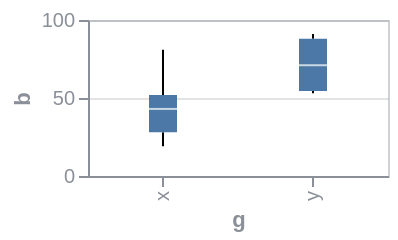

Source (Vega-Lite JSON):
### Vega specification from a JSON file in a GitHub repository (floating-point values rounded to 4 significant figures)
{"$schema": "https://vega.github.io/schema/vega/v6.json", "background": null, "padding": 5, "width": 150, "height": 78, "style": "cell", "data": [{"name": "source_0", "values": [{"a": "A", "b": 28, "c": 5, "g": "x"}, {"a": "B", "b": 55, "c": 9, "g": "y"}, {"a": "C", "b": 43, "c": 2, "g": "x"}, {"a": "D", "b": 91, "c": 7, "g": "y"}, {"a": "E", "b": 81, "c": 4, "g": "x"}, {"a": "F", "b": 53, "c": 6, "g": "y"}, {"a": "G", "b": 19, "c": 8, "g": "x"}, {"a": "H", "b": 87, "c": 1, "g": "y"}, {"a": "I", "b": 52, "c": 3, "g": "x"}]}, {"name": "data_1", "source": "source_0", "transform": [{"type": "joinaggregate", "as": ["lower_box_b", "upper_box_b"], "ops": ["q1", "q3"], "fields": ["b", "b"], "groupby": ["g"]}]}, {"name": "data_2", "source": "data_1", "transform": [{"type": "filter", "expr": "(datum['b'] < datum['lower_box_b'] - 1.5 * (datum['upper_box_b'] - datum['lower_box_b'])) || (datum['b'] > datum['upper_box_b'] + 1.5 * (datum['upper_box_b'] - datum['lower_box_b']))"}, {"type": "filter", "expr": "isValid(datum[\"b\"]) && isFinite(+datum[\"b\"])"}]}, {"name": "data_3", "source": "data_1", "transform": [{"type": "filter", "expr": "(datum['lower_box_b'] - 1.5 * (datum['upper_box_b'] - datum['lower_box_b']) <= datum['b']) && (datum['b'] <= datum['upper_box_b'] + 1.5 * (datum['upper_box_b'] - datum['lower_box_b']))"}, {"type": "aggregate", "groupby": ["g"], "ops": ["min", "max", "min", "max"], "fields": ["b", "b", "lower_box_b", "upper_box_b"], "as": ["lower_whisker_b", "upper_whisker_b", "lower_box_b", "upper_box_b"]}]}, {"name": "data_4", "source": "data_3", "transform": [{"type": "filter", "expr": "isValid(datum[\"lower_whisker_b\"]) && isFinite(+datum[\"lower_whisker_b\"])"}]}, {"name": "data_5", "source": "data_3", "transform": [{"type": "filter", "expr": "isValid(datum[\"upper_box_b\"]) && isFinite(+datum[\"upper_box_b\"])"}]}, {"name": "data_6", "source": "source_0", "transform": [{"type": "aggregate", "groupby": ["g"], "ops": ["q1", "q3", "median", "min", "max"], "fields": ["b", "b", "b", "b", "b"], "as": ["lower_box_b", "upper_box_b", "mid_box_b", "min_b", "max_b"]}]}, {"name": "data_7", "source": "data_6", "transform": [{"type": "filter", "expr": "isValid(datum[\"lower_box_b\"]) && isFinite(+datum[\"lower_box_b\"])"}]}, {"name": "data_8", "source": "data_6", "transform": [{"type": "filter", "expr": "isValid(datum[\"mid_box_b\"]) && isFinite(+datum[\"mid_box_b\"])"}]}], "marks": [{"name": "layer_0_layer_0_marks", "type": "symbol", "style": ["point", "boxplot-outliers"], "from": {"data": "data_2"}, "encode": {"update": {"opacity": {"value": 0.7}, "fill": {"value": "transparent"}, "stroke": {"value": "#4c78a8"}, "ariaRoleDescription": {"value": "point"}, "description": {"signal": "\"g: \" + (isValid(datum[\"g\"]) ? isArray(datum[\"g\"]) ? join(datum[\"g\"], ' ') : datum[\"g\"] : \"\"+datum[\"g\"]) + \"; b: \" + (format(datum[\"b\"], \"\"))"}, "x": {"scale": "x", "field": "g", "band": 0.5}, "y": {"scale": "y", "field": "b"}}}}, {"name": "layer_0_layer_1_layer_0_marks", "type": "rule", "style": ["rule", "boxplot-rule"], "aria": false, "from": {"data": "data_4"}, "encode": {"update": {"stroke": {"value": "black"}, "tooltip": {"signal": "{\"Upper Whisker of b\": format(datum[\"upper_whisker_b\"], \"\"), \"Lower Whisker of b\": format(datum[\"lower_whisker_b\"], \"\"), \"g\": isValid(datum[\"g\"]) ? isArray(datum[\"g\"]) ? join(datum[\"g\"], '\\n') : datum[\"g\"] : \"\"+datum[\"g\"]}"}, "x": {"scale": "x", "field": "g", "band": 0.5}, "y": {"scale": "y", "field": "lower_whisker_b"}, "y2": {"scale": "y", "field": "lower_box_b"}}}}, {"name": "layer_0_layer_1_layer_1_marks", "type": "rule", "style": ["rule", "boxplot-rule"], "aria": false, "from": {"data": "data_5"}, "encode": {"update": {"stroke": {"value": "black"}, "tooltip": {"signal": "{\"Upper Whisker of b\": format(datum[\"upper_whisker_b\"], \"\"), \"Lower Whisker of b\": format(datum[\"lower_whisker_b\"], \"\"), \"g\": isValid(datum[\"g\"]) ? isArray(datum[\"g\"]) ? join(datum[\"g\"], '\\n') : datum[\"g\"] : \"\"+datum[\"g\"]}"}, "x": {"scale": "x", "field": "g", "band": 0.5}, "y": {"scale": "y", "field": "upper_box_b"}, "y2": {"scale": "y", "field": "upper_whisker_b"}}}}, {"name": "layer_1_layer_0_marks", "type": "rect", "style": ["bar", "boxplot-box"], "from": {"data": "data_7"}, "encode": {"update": {"ariaRoleDescription": {"value": "box"}, "fill": {"value": "#4c78a8"}, "tooltip": {"signal": "{\"Max of b\": format(datum[\"max_b\"], \"\"), \"Q3 of b\": format(datum[\"upper_box_b\"], \"\"), \"Median of b\": format(datum[\"mid_box_b\"], \"\"), \"Q1 of b\": format(datum[\"lower_box_b\"], \"\"), \"Min of b\": format(datum[\"min_b\"], \"\"), \"g\": isValid(datum[\"g\"]) ? isArray(datum[\"g\"]) ? join(datum[\"g\"], '\\n') : datum[\"g\"] : \"\"+datum[\"g\"]}"}, "description": {"signal": "\"g: \" + (isValid(datum[\"g\"]) ? isArray(datum[\"g\"]) ? join(datum[\"g\"], ' ') : datum[\"g\"] : \"\"+datum[\"g\"]) + \"; b: \" + (format(datum[\"lower_box_b\"], \"\")) + \"; upper_box_b: \" + (format(datum[\"upper_box_b\"], \"\")) + \"; Max of b: \" + (format(datum[\"max_b\"], \"\")) + \"; Q3 of b: \" + (format(datum[\"upper_box_b\"], \"\")) + \"; Median of b: \" + (format(datum[\"mid_box_b\"], \"\")) + \"; Q1 of b: \" + (format(datum[\"lower_box_b\"], \"\")) + \"; Min of b: \" + (format(datum[\"min_b\"], \"\"))"}, "xc": {"scale": "x", "field": "g", "band": 0.5}, "width": {"value": 14}, "y": {"scale": "y", "field": "lower_box_b"}, "y2": {"scale": "y", "field": "upper_box_b"}}}}, {"name": "layer_1_layer_1_marks", "type": "rect", "style": ["tick", "boxplot-median"], "aria": false, "from": {"data": "data_8"}, "encode": {"update": {"opacity": {"value": 0.7}, "fill": [{"test": "datum['lower_box_b'] >= datum['upper_box_b']", "value": "#4c78a8"}, {"value": "white"}], "tooltip": {"signal": "{\"Max of b\": format(datum[\"max_b\"], \"\"), \"Q3 of b\": format(datum[\"upper_box_b\"], \"\"), \"Median of b\": format(datum[\"mid_box_b\"], \"\"), \"Q1 of b\": format(datum[\"lower_box_b\"], \"\"), \"Min of b\": format(datum[\"min_b\"], \"\"), \"g\": isValid(datum[\"g\"]) ? isArray(datum[\"g\"]) ? join(datum[\"g\"], '\\n') : datum[\"g\"] : \"\"+datum[\"g\"]}"}, "xc": {"scale": "x", "field": "g", "band": 0.5}, "width": {"value": 14}, "yc": {"scale": "y", "field": "mid_box_b"}, "height": {"value": 1}}}}], "scales": [{"name": "x", "type": "band", "domain": {"fields": [{"data": "data_2", "field": "g"}, {"data": "data_4", "field": "g"}, {"data": "data_5", "field": "g"}, {"data": "data_7", "field": "g"}, {"data": "data_8", "field": "g"}], "sort": true}, "range": [0, {"signal": "width"}], "paddingInner": 0, "paddingOuter": 0}, {"name": "y", "type": "linear", "domain": {"fields": [{"data": "data_2", "field": "b"}, {"data": "data_4", "field": "lower_whisker_b"}, {"data": "data_4", "field": "lower_box_b"}, {"data": "data_5", "field": "upper_box_b"}, {"data": "data_5", "field": "upper_whisker_b"}, {"data": "data_7", "field": "lower_box_b"}, {"data": "data_7", "field": "upper_box_b"}, {"data": "data_8", "field": "mid_box_b"}]}, "range": [{"signal": "height"}, 0], "nice": true, "zero": true}], "axes": [{"scale": "y", "orient": "left", "gridScale": "x", "grid": true, "tickCount": {"signal": "ceil(height/40)"}, "domain": false, "labels": false, "aria": false, "maxExtent": 0, "minExtent": 0, "ticks": false, "zindex": 0}, {"scale": "x", "orient": "bottom", "grid": false, "title": "g", "labelAlign": "right", "labelAngle": 270, "labelBaseline": "middle", "zindex": 0}, {"scale": "y", "orient": "left", "grid": false, "title": "b", "labelOverlap": true, "tickCount": {"signal": "ceil(height/40)"}, "zindex": 0}], "config": {"axis": {"labelColor": "#8a8f98", "titleColor": "#8a8f98", "domainColor": "#8a8f98", "tickColor": "#8a8f98", "gridColor": "#8a8f98", "gridOpacity": 0.25}, "legend": {"labelColor": "#8a8f98", "titleColor": "#8a8f98"}, "style": {"cell": {"stroke": "#8a8f98", "strokeOpacity": 0.4}}}}
